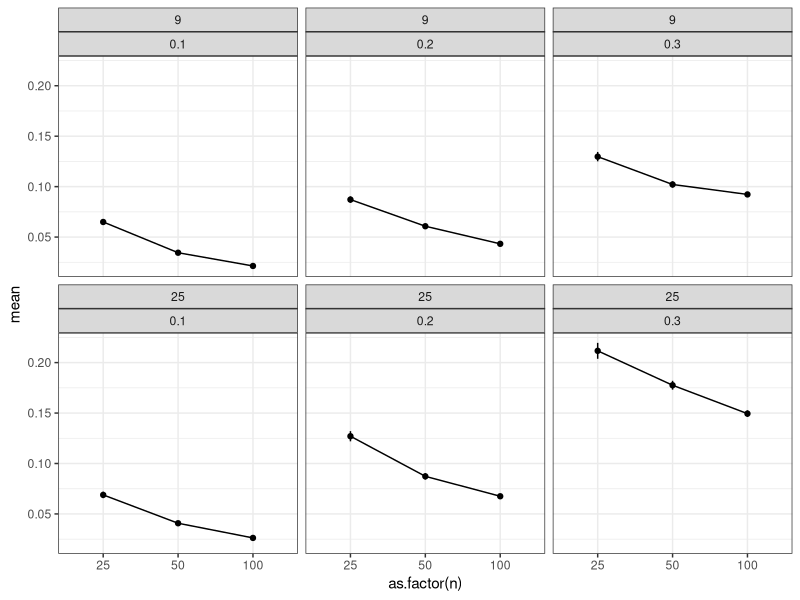
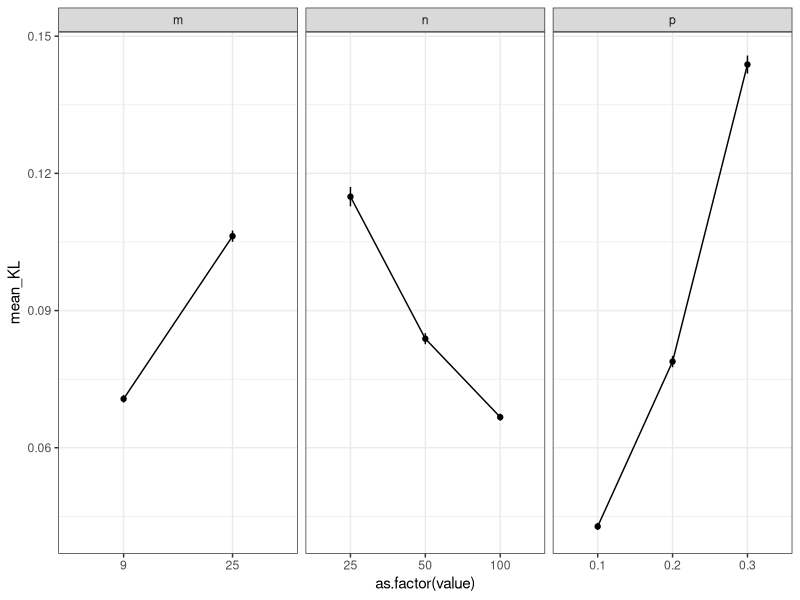
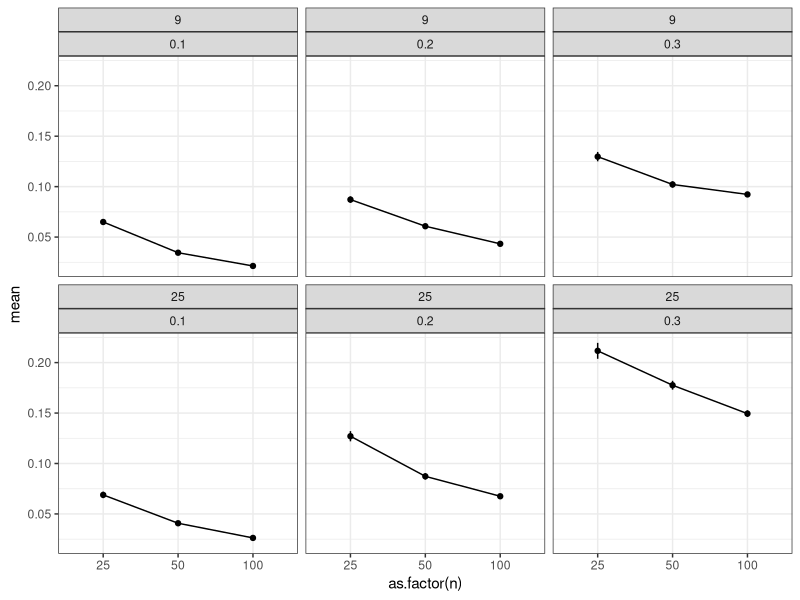
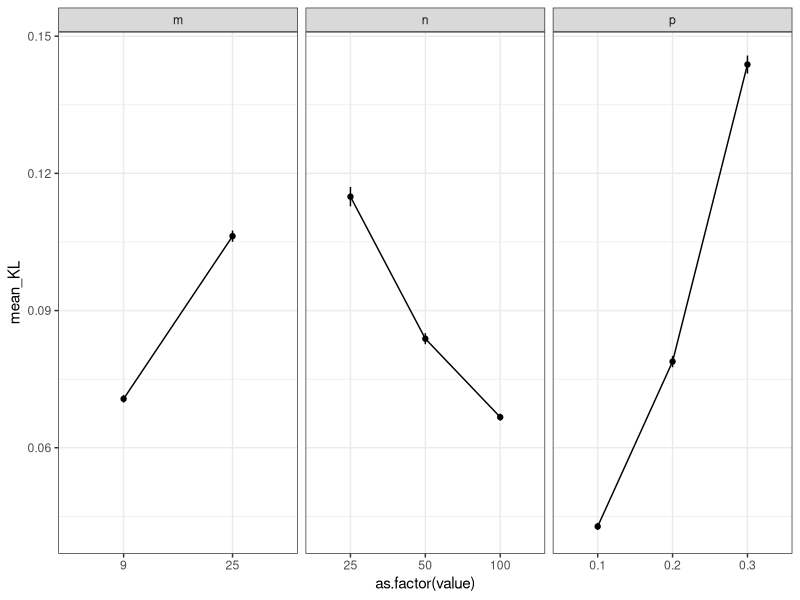

Here is the R script that generated these plots, in order: (Note: this script raises an error after producing the figures.)
# checking calculation of kl_divergence for the classical models.

library(tidyverse)
library(MASS)


fn.gen.data <- function(sigma2) {
  p <- c(.1,.2,.3)
  n <- c(25,50, 100)
  m <- c(9, 25)
  factors <- expand.grid(p,n,m)
  yList <- list()
  factorsList <- list()
  theta <- numeric(nrow(factors)*5)
  for (nfac in 1:nrow(factors)) {
    p <- factors[nfac,1] 
    n <- factors[nfac,2]
    m <- factors[nfac,3]
    for (j in 1:5) { 
      thetai <- rnorm(1) #muTrue=0, tau2True=1
      theta[5*(nfac - 1) + j] <- thetai
      ps <- rbinom(n,1,p)
      vars <- ifelse(ps, m, 1)*sigma2
      yList[[5*(nfac - 1) + j]] <- rnorm(n, thetai, sqrt(vars))
      factorsList[[5*(nfac - 1) + j]] <- c(p,n,m)
    }
  }
  out <- list()
  out$factorsList <- factorsList
  out$yList <- yList
  out$theta <- theta
  out
}


#exact: for use with the robust regression methods
KL_twoNormals <- function(mu1,sigma2_1, mu2, sigma2_2){
  #KL(p,q) where p~N(mu_1,sigma2_1),q~N(mu_2, sigma2_2)
  sig_1 <- sqrt(sigma2_1)
  sig_2 <- sqrt(sigma2_2)
  log(sig_2/sig_1) + (sigma2_1 + (mu1 - mu2)^2)/(2*sigma2_2)-1/2  
}




sig2True <- 4 
n_sim <- 100
results_list <- lapply(1:n_sim, function(i){
YList <- fn.gen.data(sig2True)
factorsList <- YList$factorsList
factorsMat <- as.data.frame(matrix(unlist(factorsList), nrow = 90, ncol = 3, byrow = TRUE))
names(factorsMat) <- c("p", "n", "m")
thetaTrue <- YList$theta
factorsMat$theta <- thetaTrue
YList <- YList$yList
ests <- sapply(YList, function(y){
  fit <- rlm(y ~ 1,  psi = psi.huber, scale.est = 'Huber')
  c(coef(fit), fit$s)
})
factorsMat$theta_hat <- ests[1,]
factorsMat$sigma2_hat <- ests[2,]^2
kl <- KL_twoNormals(mu1 = thetaTrue, sigma2_1 = 4, mu2 = factorsMat$theta_hat, sigma2_2 = factorsMat$sigma2_hat)
factorsMat$kl <- kl
factorsMat
# tst2 <- numeric(90)
# for(j in 1:90){
#   tst2[j] <- KL_twoNormals(mu1 = thetaTrue[j], sigma2_1 = 4, mu2 = factorsMat$theta_hat[j], sigma2_2 = factorsMat$sigma2_hat[j])
# }
})


results <- bind_rows(results_list, .id = 'simulation') %>% as_tibble()


ave_results <- results %>% 
  group_by(simulation, m, n, p) %>% 
  summarize(mean_kl = mean(kl)) %>% 
  ungroup() %>% 
  group_by(m, n, p) %>% 
  summarize(mean = mean(mean_kl), sd = sd(mean_kl), num = n())

theme_set(theme_bw())
ggplot(ave_results, aes(x = as.factor(n), y = mean)) +
  geom_point() + geom_line(mapping = aes(group = 1)) + geom_errorbar(aes(ymin = mean- sd/sqrt(num), ymax = mean + sd/sqrt(num)), linetype = 1,  width = 0) +
  facet_wrap(~m+p)
ggsave('six_panel_check.png')


ave_overall <- results %>% 
  group_by(simulation) %>% 
  summarize(mean_kl = mean(kl)) %>% 
  ungroup() %>% 
  summarize(mean = mean(mean_kl), num = n(), sd = sd(mean_kl)/sqrt(num))

ave_overall$mean - 3*ave_overall$sd



df_kl_mean_n <- results %>% 
  group_by(simulation, n) %>% 
  summarise(KL = mean(kl)) %>% 
  ungroup() %>% 
  group_by(n) %>% 
  summarise(mean_KL = mean(KL), sd_KL = sd(KL), num = n())

df_kl_mean_m <- results %>% 
  group_by(simulation, m) %>% 
  summarise(KL = mean(kl)) %>% 
  ungroup() %>% 
  group_by(m) %>% 
  summarise(mean_KL = mean(KL), sd_KL = sd(KL), num = n())
df_kl_mean_p <- results %>% 
  group_by(simulation, p) %>% 
  summarise(KL = mean(kl)) %>% 
  ungroup() %>% 
  group_by(p) %>% 
  summarise(mean_KL = mean(KL), sd_KL = sd(KL), num = n())




# using facet wrap
df_nmp <- (bind_rows(df_kl_mean_n,df_kl_mean_m,df_kl_mean_p))
df_nmp <- (df_nmp %>% gather(variable, value, n,m,p, na.rm = TRUE))


ggplot(df_nmp , aes(x = as.factor(value), y = mean_KL, group = 1)) + geom_point() + geom_line() +
  geom_errorbar(aes(ymin = mean_KL - sd_KL/sqrt(num), ymax = mean_KL + sd_KL/sqrt(num)), linetype = 1,  width = 0) +
  facet_wrap(~ variable,  labeller = label_bquote(.(variable)), scales = "free_x")
ggsave('mnp_check.png')


# -----
thetaSamples <- c(-1,0, 1)
sigma2Samples <- c(.5,1,2)
ygrid <- seq(-3,3,1)
ygridN <- matrix(ygrid, nrow = length(thetaSamples), ncol = length(ygrid), byrow = TRUE)
tst1 <- dnorm(ygridN, thetaSamples, sqrt(sigma2Samples))

tst2 <- matrix(NA,  length(thetaSamples),  length(ygrid))
for(col in 1:length(ygrid)){
  for(row in 1:length(thetaSamples)){
    tst2[row, col] <- dnorm(ygrid[col], thetaSamples[row], sqrt(sigma2Samples[row]))
  }
}
all.equal(tst1,tst2)

thetaSamplesMat <- matrix(c(1,2,3,4), 3, 4, byrow = TRUE)
split(thetaSamplesMat, col(thetaSamplesMat))

compute_pred_dist<-function(ygrid, thetaSamples, sigma2Samples){
  #ygrid: grid of y values to evaluate the pred distribution
  #thetaSamples, sigma2Samples MCMC samples from the given group
  #OR for the robust regressions, these are just the estimates of theta and sigma2 from the robust regressions
  if(length(ygrid)>1000){
    sapply(ygrid, FUN=function(x) {
      mean(dnorm(x, thetaSamples, sqrt(sigma2Samples)))
    } 
    ) } else {
      ygridN <- matrix(ygrid, nrow = length(thetaSamples), ncol = length(ygrid), byrow = TRUE)
      colMeans(dnorm(ygridN, thetaSamples, sqrt(sigma2Samples)))
    }
}
tst3 <- compute_pred_dist(ygrid, thetaSamples, sigma2Samples)
all.equal(colMeans(tst1), tst3)

(log(trueDist) - log(predDist))*trueDist
((log(0)-log(0))*0)
((log(0)-log(2))*0)
((log(2)-log(0))*2)

tmp <- dnorm(38, 0, 1)
log(tmp)
log(0)

dif <- diff(ygrid)
sum(c(NaN, 1,2,3, 4, 5)*dif)
sum(c(-Inf, -Inf,2,3, 4, 5)*dif)
